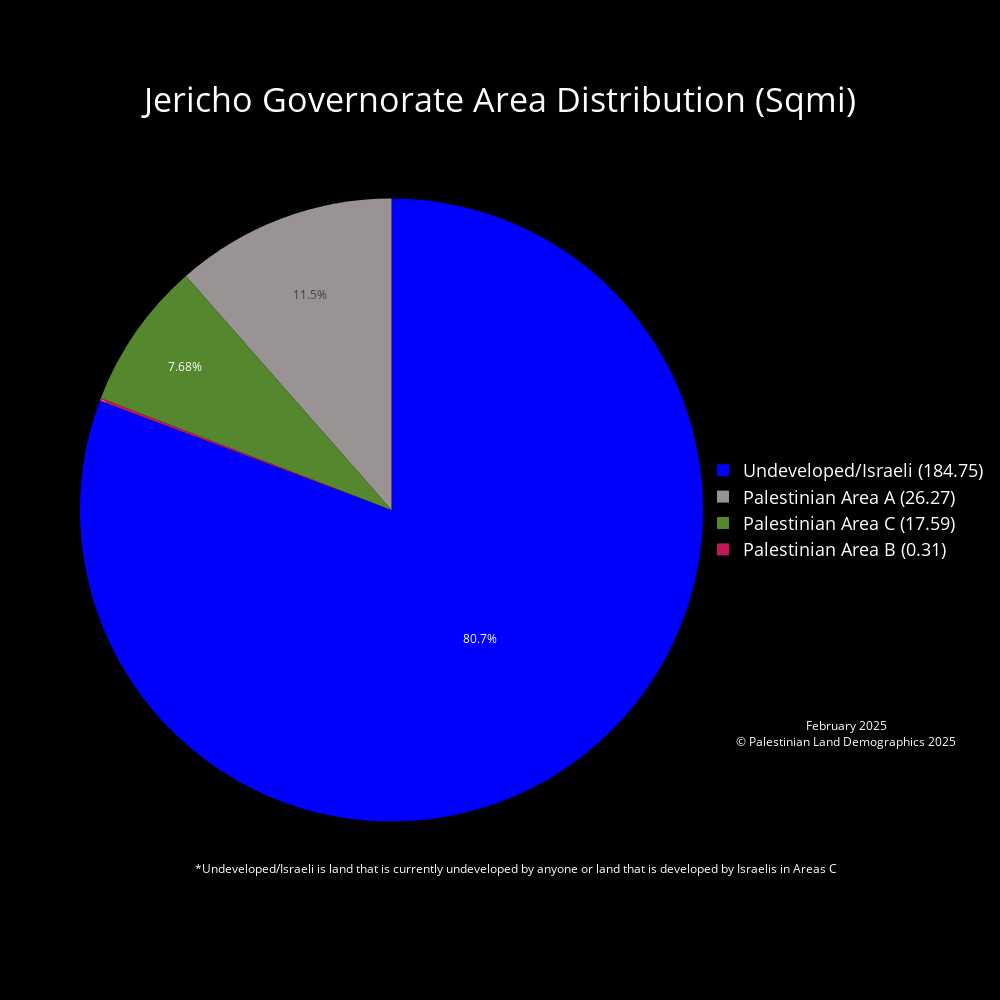

Notebook cell for this chart:
### Markdown cell above
Automate the Pie Charts

### Code cell
# Jericho Governorate
West_Bank_Governorates = Governorates[Governorates['Governorates_Code'] < 2000]
Jericho_gov = West_Bank_Governorates[West_Bank_Governorates['Governorates_Name'] == 'Jericho']
# Clip to Governorate
Jericho_land_mass = gpd.clip(Palestinian_Land_Mass, Jericho_gov)
# Calculate Area for clipped layer
Jericho_land_mass['Area_sqmi'] = Jericho_land_mass['geometry'].to_crs(epsg=28191).area * 3.8610215854245e-7
# Plot for visualization
fig, ax = plt.subplots()
Jericho_gov.plot(ax = ax, facecolor = "white", edgecolor = "black", label = "Jericho Governorate")
Jericho_land_mass.plot(ax = ax, facecolor = "green", edgecolor = "green", label = "Palestinian Land Mass in Jericho")
plt.title(f"Palestinian Land Mass Jericho")
plt.xlabel('Longitude')
plt.ylabel('Latitude')
plt.show()

# Calculate the land mass in areas a, b, c etc..
Jericho_gov_area_a_area = Jericho_land_mass[Jericho_land_mass['CLASS'] == 'A']['Area_sqmi'].sum()
Jericho_gov_area_b_area = Jericho_land_mass[Jericho_land_mass['CLASS'] == 'B']['Area_sqmi'].sum()
Jericho_gov_area_c_area = Jericho_land_mass[Jericho_land_mass['CLASS'] == 'C']['Area_sqmi'].sum()
Jericho_gov_area = Governorates[Governorates["Governorates_Name"] == "Jericho"]["Area_sqmi"].iloc[0]
open_or_israeli_area = Jericho_gov_area - Jericho_gov_area_a_area - Jericho_gov_area_b_area - Jericho_gov_area_c_area

# Percentages (Not needed)
Jericho_area_a_percentage = (Jericho_gov_area_a_area / Jericho_gov_area) * 100
Jericho_area_b_percentage = (Jericho_gov_area_b_area / Jericho_gov_area) * 100
Jericho_area_c_percentage = (Jericho_gov_area_c_area / Jericho_gov_area) * 100
open_or_israeli_percentage = 100 - Jericho_area_a_percentage - Jericho_area_b_percentage - Jericho_area_c_percentage

# declaring data from land mass calculations
data = [Jericho_gov_area_a_area, Jericho_gov_area_b_area, Jericho_gov_area_c_area, open_or_israeli_area]
data2 = [Jericho_area_a_percentage, Jericho_area_b_percentage, Jericho_area_c_percentage, open_or_israeli_percentage]

# Custom color palette and labels
label_color_dict = {'Palestinian Area A' : '#999393', 'Palestinian Area B' : '#C2185B', 'Palestinian Area C' : '#55872F', 'Undeveloped/Israeli' : '#0000FF'}
labels = list(label_color_dict.keys())
palette_color = list(label_color_dict.values())
custom_labels = [f'{label} ({round(value, 2)})' for label, value in zip(labels, data)]

# Pie chart using plotly
fig = go.Figure(
    data=[
        go.Pie(
            labels=custom_labels,
            values=data,
            marker=dict(colors=palette_color)
            
        )
    ]
)

fig.update_traces(textposition='inside',       # puts text inside the pie chart
                    textinfo = 'percent'        # shows us the percent and the area in sqmi ('percent+label' to show both)
                    )      # color of the labels inside the pie chart are set to white

fig.update_layout(
    paper_bgcolor='black',       # background color around the plot  
    plot_bgcolor='black',        # background color of the plot
    font_color='white',          # color of the legend and title
    title={
        'text': 'Jericho Governorate Area Distribution (Sqmi)',
        'x': 0.5,                # Middle
        'y': 0.90,                # Nearly at the top
        'xanchor': 'center',
        'yanchor': 'middle',
        'font': {'size': 34}     # Increase font size for the title
    },
    legend={
        'font': {'size': 18},     # Increase font size for the legend
        'x': 1,                   # Position legend to the right of the pie chart
        'y': 0.5,                 # Position legend in the middle
        'xanchor': 'left',
        'yanchor': 'middle'
    },
    annotations=[
        dict(
            text="*Undeveloped/Israeli is land that is currently undeveloped by anyone or land that is developed by Israelis in Areas C",
            x=0.7,
            y=0.05,
            showarrow=False,
            font=dict(color='white', size=12),
            xanchor='center'
        ),
        dict(
            text="February 2025<br>© Palestinian Land Demographics 2025",
            x=1.05,
            y=0.25,
            showarrow=False,
            font=dict(color='white', size=12),
            xanchor='left',
            yanchor='top'
        )
    ],
    width=1000,                  # width and height of the pie chart
    height=1000
)

fig.write_html('February2025\PieCharts_HTML\Jericho_Governorate_Area_Distribution_Pie_Chart.html')
fig.write_image('February2025\PieCharts_JPG\Jericho_Governorate_Area_Distribution_Pie_Chart.jpg')
fig.show()

### Figure 1 — Plotly figure (JSON) as saved in the notebook; plotly's stock layout.template omitted (floating-point values rounded to 4 significant figures)
{"data": [{"labels": ["Palestinian Area A (26.27)", "Palestinian Area B (0.31)", "Palestinian Area C (17.59)", "Undeveloped/Israeli (184.75)"], "marker": {"colors": ["#999393", "#C2185B", "#55872F", "#0000FF"]}, "textinfo": "percent", "textposition": "inside", "type": "pie", "values": [26.27, 0.3089, 17.59, 184.8]}], "layout": {"annotations": [{"font": {"color": "white", "size": 12}, "showarrow": false, "text": "*Undeveloped/Israeli is land that is currently undeveloped by anyone or land that is developed by Israelis in Areas C", "x": 0.7, "xanchor": "center", "y": 0.05}, {"font": {"color": "white", "size": 12}, "showarrow": false, "text": "February 2025<br>© Palestinian Land Demographics 2025", "x": 1.05, "xanchor": "left", "y": 0.25, "yanchor": "top"}], "font": {"color": "white"}, "height": 1000, "legend": {"font": {"size": 18}, "x": 1, "xanchor": "left", "y": 0.5, "yanchor": "middle"}, "paper_bgcolor": "black", "plot_bgcolor": "black", "title": {"font": {"size": 34}, "text": "Jericho Governorate Area Distribution (Sqmi)", "x": 0.5, "xanchor": "center", "y": 0.9, "yanchor": "middle"}, "width": 1000}}
